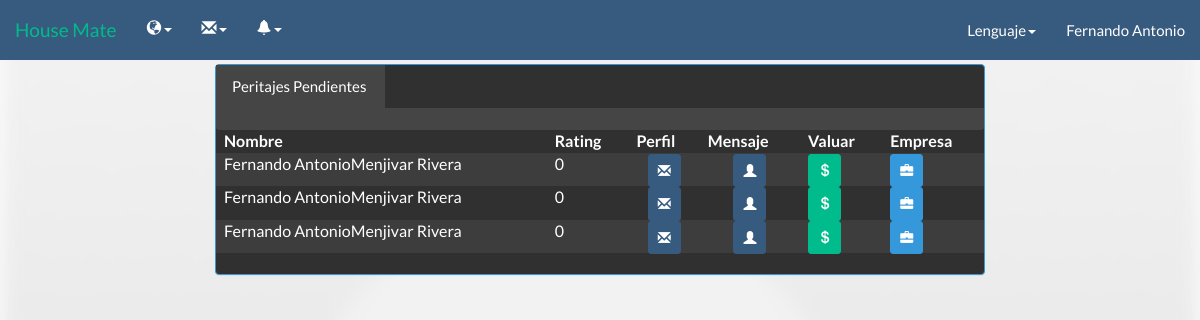
Before: /HouseMate2_2/peritohomepage.php (signed in) with the older database file.
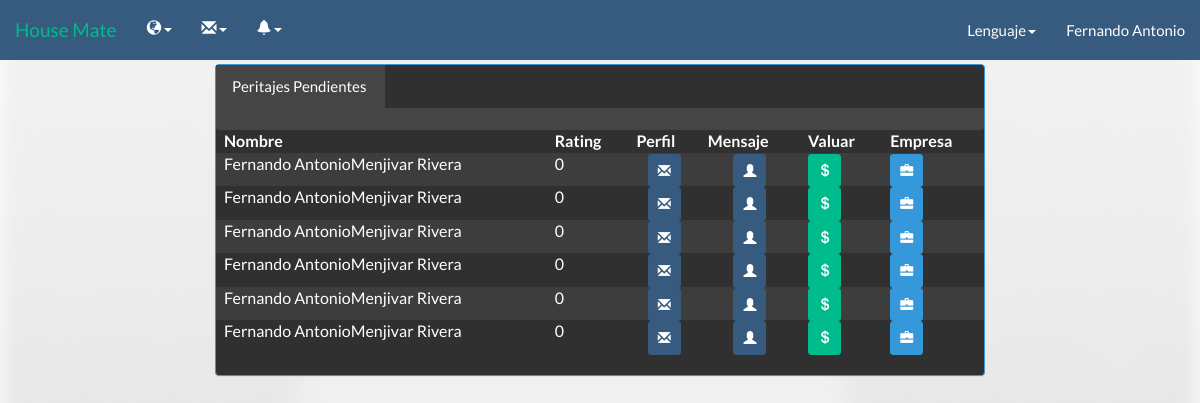
After: the same page with the newer database file.
### tables this page shows
CREATE TABLE IF NOT EXISTS `inmueble` (
  `IdInmueble` varchar(5) NOT NULL,
  `Dueno` varchar(5) DEFAULT NULL,
  `Direccion` varchar(140) NOT NULL,
  `Descripcion` varchar(140) NOT NULL,
  `VentaRenta` int(1) NOT NULL,
  `Tipopropiedad` int(1) NOT NULL,
  `Precio` varchar(20) NOT NULL,
  `Imagen` varchar(100) NOT NULL,
  `DescDire` text,
  `estado` varchar(1) NOT NULL,
  `areadeterreno` varchar(15) NOT NULL,
  `areadeconstruc` varchar(15) NOT NULL,
  `aprovado` varchar(1) NOT NULL,
  `age` varchar(2) NOT NULL,
  `valuo1` varchar(15) NOT NULL,
  `valuo2` varchar(15) NOT NULL,
  `total` varchar(20) NOT NULL,
  `remaining` varchar(2) NOT NULL,
  `perito` varchar(5) NOT NULL
);

CREATE TABLE IF NOT EXISTS `tbusuario` (
  `idUsuario` varchar(5) NOT NULL DEFAULT '',
  `nombre` varchar(20) DEFAULT NULL,
  `apellido` varchar(20) DEFAULT NULL,
  `fechanac` date NOT NULL,
  `correo` varchar(50) DEFAULT NULL,
  `usuario` varchar(20) DEFAULT NULL,
  `contra` varchar(20) DEFAULT NULL,
  `tipo` int(1) DEFAULT NULL,
  `image` varchar(50) DEFAULT NULL
);

CREATE TABLE IF NOT EXISTS `usuario` (
  `IdUsuario` varchar(5) NOT NULL,
  `TempId` varchar(5) NOT NULL,
  `Credenciales` text,
  `Direccion` varchar(140) NOT NULL,
  `DUI` varchar(9) NOT NULL,
  `NIT` varchar(10) DEFAULT NULL,
  `telefono1` varchar(8) NOT NULL,
  `telefono2` varchar(8) DEFAULT NULL,
  `Rating` int(1) DEFAULT NULL,
  `Empresa` varchar(5) DEFAULT NULL
);

### HouseMate2_2/Call/Lenguaje/Idiomas/langes.php (called while the page is built, shortened)
<?php
$lang = array();
$lang['peritada'] = "Peritada";
$lang['denor'] = "Resultado :";
$lang['Constr'] ="Construcción";
$lang['lot'] = "Terreno";
$lang['lotvalue'] = "Valor de terreno";
$lang['builvalue'] = "Valor construcción";
$lang['VU'] = "Valor unitario";
$lang['FE'] = "Estado de conservación";
$lang['FD'] = "Factor depreciación";
$lang['VNR'] = "Valor neto";
$lang['VNR'] = "Valor neto nuevo";
$lang['FFU'] = "Factor funcionalidad";
$lang['VUR'] = "Vida útil remanente";
$lang['ValuoR'] = "Valuar inmueble";
$lang['Valuo'] = "Valuar";
$lang['agev'] = "Vida útil";
$lang['ages'] = "Age";
$lang['age'] = "Edad de construcción";
$lang['NoTa'] = "Tags normales";
$lang['NoTa2'] = "Tags extras";
$lang['are'] = "Área";
$lang['area1'] = "Área de terreno";
$lang['area2'] = "Área construcción";
$lang['esta1'] = "Nuevo";
$lang['esta2'] = "Bueno";
$lang['esta3'] = "Medio";
$lang['esta4'] = "Regular";
$lang['esta5'] = "Reparaciones sencillas";
$lang['esta6'] = "Reparaciones medias";
$lang['esta7'] = "Reparaciones importantes";
$lang['esta8'] = "Reparaciones cruciales";
$lang['esta9'] = "En desecho";
$lang['esta10'] = "Inrreversible";
$lang['ME'] = "Modifciar empresa";
$lang['Titulo'] = "Título";
$lang['TY'] = "No puedes repetir un título";
$lang['Request'] = "Solicitar";
$lang['Start'] = "Inicio";
$lang['Anuncios'] = "Anuncio";
$lang['UpgradeM'] = "Mejorar";
$lang['accept'] = "Aceptar";
$lang['No'] = "Rechazar";
$lang['mensaje'] = "Mensaje";
$lang['YTE'] = "Ya tiene una empresa";
$lang['TE'] = "Tiene una empresa";
$lang['Need'] = "No tengo cuenta";
$lang['Page_title'] = 'House Mate';
$lang['Cuenta'] = 'Registrarse';
$lang['Acerca'] = 'Acerca de';
$lang['Config'] = 'Configuración';
$lang['Informacion'] = 'Información';
$lang['Solicitud'] = "Solicitud";
$lang['Status'] = "Estado";
$lang['aprovado'] = "Aprovado";
$lang['naprovado'] = "No aprovado";
$lang['compose'] = "Enviar";
$lang['nocuentaop'] = "Para poder acceder a estas funciones debes mejorar tu cuenta";
$lang['Aqui'] = "Aqui!!";
$lang['new-empresa'] = " esta interesado en ti";
?>

### HouseMate2_2/peritohomepage.php (the view, shortened to what this page needs)
<head>
   <link href='css/bootstrap.min.css' rel='stylesheet'/>
	<link href='css/appeal.css' rel='stylesheet'/>
    <link href='css/bootstrap.min.css' rel='stylesheet'/>
	<link href='css/intro.css' rel='stylesheet'/>
	<link href="css/bootstrap-table.css" rel="stylesheet">
</head>
<body id="intro">
<?php
    include("Header/barranav3.php");
?>
<div class="col-xs-12 col-sm-12 col-md-8 col-lg-8 col-xs-offset-0 col-sm-offset-0 col-md-offset-2 col-lg-offset-2 toppad">
    <div class="panel panel-info">
            <ul  class="nav nav-tabs">
                <li id='me2' class='negro'><a href='#home2' data-toggle='tab'><?=$lang['peri-pendienteobj'];?></a></li>
            </ul>
  <div class="panel-body">
      <div id='myTabContent' class='tab-content'>
                  <div class='tab-pane fade active in' id='home2'>
                      <center>
                        <table class='table table-striped table-hover' data-toggle='table'  data-query-params='queryParams' data-page-list='[5, 10, 20, 50, 100, 200]' data-pagination='true'>
                        <thead>
                          <tr>
                      <th><?=$lang['Nombre']?></th>
                      <th>Rating</th>
                      <th><?=$lang['Perfil']?></th>
                      <th><?=$lang['mensaje']?></th>
                      <th><?= $lang['Valuo'] ?></th>
                      <th><?= $lang['Empresa'] ?></th>
                      </tr>
                      </thead>
                        <?php
                        $query = mysql_query("Select * from inmueble inner join usuario on inmueble.Dueno = usuario.idusuario
                       inner join tbusuario on usuario.TempId = tbusuario.idusuario  where aprovado = '0'");
                        while ($row = mysql_fetch_array($query))
                        { ?>
                          <tr>
                            <td>
                              <?= $row['nombre'].$row['apellido'] ?>
                            </td>
                            <td>
                              <?= $row['Rating'] ?>
                            </td>
                            <td>
                              <center><a href="enviar_msj.php?destin=<?=$row['usuario'] ?>" class="glyphicon glyphicon-envelope btn btn-sm btn-primary"></a></center>
                            </td>
                            <td>
                              <center><a href="perfil.php?usuario=<?=$row['usuario'] ?>" class="glyphicon glyphicon-user btn btn-sm btn-primary"></a></center>
                            </td>
                            <td>
                              <?php $valordi = $row['Empresa'];
                              if($valordi != "")
                              {
                                echo "<a href='valuo.php?super=".$row['IdInmueble']."' class='glyphicon glyphicon-usd btn btn-sm btn-success'></a>";
                              } ?>
                            </td>
                            <td>
                              <a href="Empresawatch.php?empresa=<?=$row['Empresa'] ?>" class="glyphicon glyphicon-briefcase btn btn-sm btn-info"></a>
                            </td>
                          </tr>
                          <?php
                        }
                        ?>
                          <div class="panel-footer">
                          </div>
                      </center>
                    </div>
            </div>
        </div>
    </div>
</div>
</body>

### HouseMate2_2/Header/barranav3.php (shortened to what this page needs)
<link href='css/intro.css' rel='stylesheet'/>
<form method="post" >
<nav class="navbar navbar-default navbar-fixed-top">
  <div class="container-fluid">
    <div class="navbar-header">
      <a class="navbar-brand" href="peritohomepage.php">House Mate</a>
    </div>
    <?php
	include "Call/Lenguaje/lenguaje.php";
          ?>
    <div class="collapse navbar-collapse" id="bs-example-navbar-collapse-1">
      <ul class="nav navbar-nav">
        <li class="dropdown">
        <a href="#" class="dropdown-toggle" data-toggle="dropdown" role="button" aria-expanded="false"><span class="glyphicon glyphicon-globe" aria-hidden="true"></span><span class="caret"></span></a>
        </li>
        <li class="dropdown">
            <a href="#" class="dropdown-toggle" data-toggle="dropdown" role="button" aria-expanded="false"><span class="glyphicon glyphicon-envelope" aria-hidden="true"></span><span class="caret"></span></a>
        </li>
        <li class="dropdown">
        <a href="#" class="dropdown-toggle" data-toggle="dropdown" role="button" aria-expanded="false"><span class="glyphicon glyphicon-bell" aria-hidden="true"></span><span class="caret"></span></a>
        </li>
      </ul>
      <ul class="nav navbar-nav navbar-right">
          <li class="dropdown">
            <a href="#" class="dropdown-toggle" data-toggle="dropdown" role="button" aria-expanded="false"><?php echo($lang['Idioma']);?><span class="caret"></span></a>
        </li>
          <li class="dropdown">
                <a href="#" class="dropdown-toggle" data-toggle="dropdown" role="button" aria-expanded="false"><?php include ('namae.php') ?> </a>
          </li>
      </ul>
    </div>
  </div>
</nav>
       </form>
	   <br>
	   <br>
	   <br>

### HouseMate2_2/namae.php
<?php
echo $_SESSION['user'];
?>

### HouseMate2_2/css/intro.css (style rules this page uses)
.negro { background-color: #464545; }
#intro { font-family: "Lato","Helvetica Neue",Helvetica,Arial,sans-serif; font-size: 15px; line-height: 1.42857143; height: 100%; }
#intro:before { position:fixed; z-index: -1; background: url(http://www.permanenttrust.co.za/wp-content/uploads/2014/08/property-news-img3.jpg) no-repeat; background-size: cover; }

Changed rows visible on the page:
added inmueble: tbusuario.nombre "Fernando Antonio", tbusuario.apellido "Menjivar Rivera", usuario.Rating "0"
added inmueble: tbusuario.nombre "Fernando Antonio", tbusuario.apellido "Menjivar Rivera", usuario.Rating "0"
added inmueble: tbusuario.nombre "Fernando Antonio", tbusuario.apellido "Menjivar Rivera", usuario.Rating "0"
